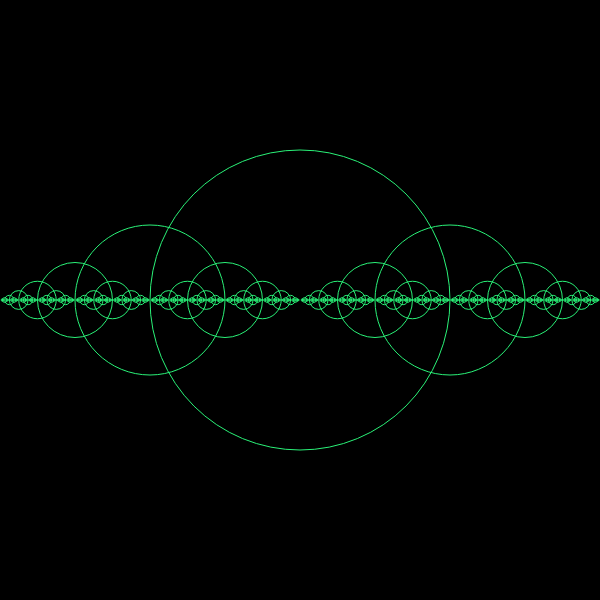
Frame 1 (no input)
Frame 60 (no input): identical to frame 1, image omitted
Frame 120 (the mouse pressed at the canvas centre since frame 60): identical to frame 1, image omitted

The p5.js sketch that drew this single still picture (run headless with seeded random() and noise() and a simulated clock; from frame 60 on, the mouse is pressed at the canvas centre):

// p5.js sketch
// ── sketch.js
/* 

  # Mohamed Elshorbagy
  # Circles with Recursion Implementation in JS
  # 02 / 10 / 2017

*/ 




// Setup Function From P5 Library
function setup() {
createCanvas(600 , 600);
}

// Draw Function From P5 Library
function draw() {
background(0);
noFill();
stroke(42 , 242 , 120);
// Calling Recursion Function
drawCircleByRecursion(width / 2, height / 2 , 300);


}
// End of Draw Function


// Strat of DrawCircle Function
function drawCircleByRecursion(x , y , d) {
// Drawing the Circle
ellipse(x , y , d);

// Base Condition
// Condtion That Tells the Recursion to stop
if(d > 3) {

    // To Make Circles in the Right
   drawCircleByRecursion(x + d * 0.5, y , d * 0.5);
   // To Make Circles in the Left
   drawCircleByRecursion(x - d * 0.5, y ,d * 0.5);
}

}
// End of DrawCircle Function
